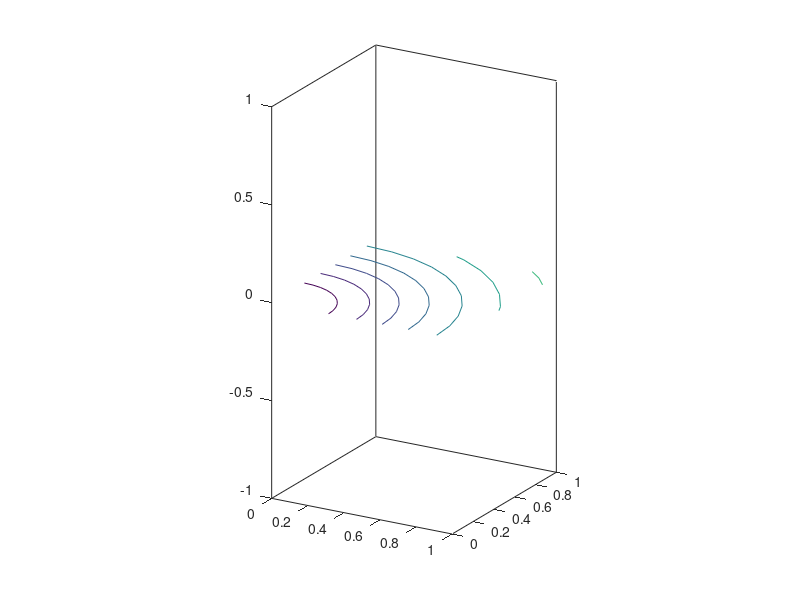

Source code (MATLAB):
function stereog2plane( )
%STEREOG2PLANE 
%   stereographic projection from spherical coordinates to flat plane
%   
delta = pi/20;
phi   = -pi : delta : pi;
theta = -pi/2 : delta : pi/2;
x0 = 0; y0 = 0; z0 = 0;
r = 1;
[phi,theta] = meshgrid(phi,theta);
F = -cos(phi)-cos(2*theta);

x = x0 + r.*cos(theta).*cos(phi);
y = y0 + r.*cos(theta).*sin(phi);
z = z0 + r.*sin(theta);
X = x./(1-z);
Y = y./(1-z);

contour(X,Y,z); light; axis('equal'); %axis off;
view(30,20) %box

end

